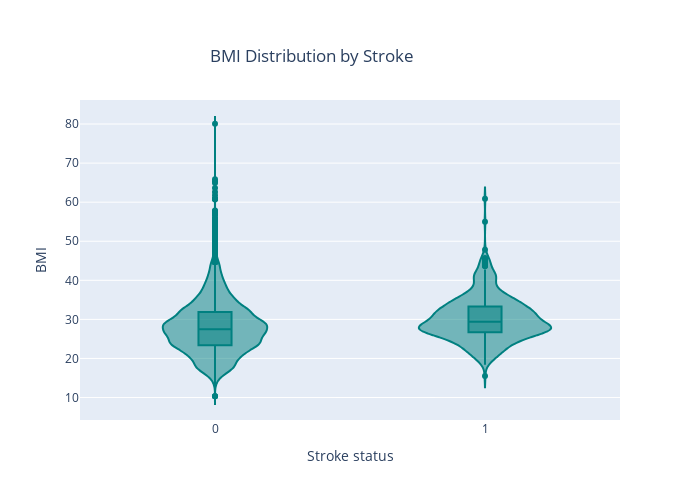

The notebook cell this image was saved under:
### Code cell
fig = px.violin(train_df, y='bmi', x='stroke', box=True, width=700 , height=500,color_discrete_sequence=plot_color,title='BMI Distribution by Stroke',labels={'stroke':'Stroke status','bmi':'BMI'})
fig.update_layout(title_x=0.3, title_y=0.9)
fig.show()

### Figure 1 — Plotly figure (JSON) as saved in the notebook; plotly's stock layout.template omitted (floating-point values rounded to 4 significant figures; data arrays with more than 128 entries replaced by an {"elided": "..."} marker saying what was removed)
{"data": [{"alignmentgroup": "True", "box": {"visible": true}, "hovertemplate": "Stroke status=%{x}<br>BMI=%{y}<extra></extra>", "legendgroup": "", "marker": {"color": "#008080"}, "name": "", "offsetgroup": "", "orientation": "v", "scalegroup": "True", "showlegend": false, "type": "violin", "x": {"elided": "15303 int values"}, "x0": " ", "xaxis": "x", "y": {"elided": "15303 float values"}, "y0": " ", "yaxis": "y"}], "layout": {"height": 500, "legend": {"tracegroupgap": 0}, "title": {"text": "BMI Distribution by Stroke", "x": 0.3, "y": 0.9}, "violinmode": "group", "width": 700, "xaxis": {"anchor": "y", "domain": [0, 1], "title": {"text": "Stroke status"}}, "yaxis": {"anchor": "x", "domain": [0, 1], "title": {"text": "BMI"}}}}
